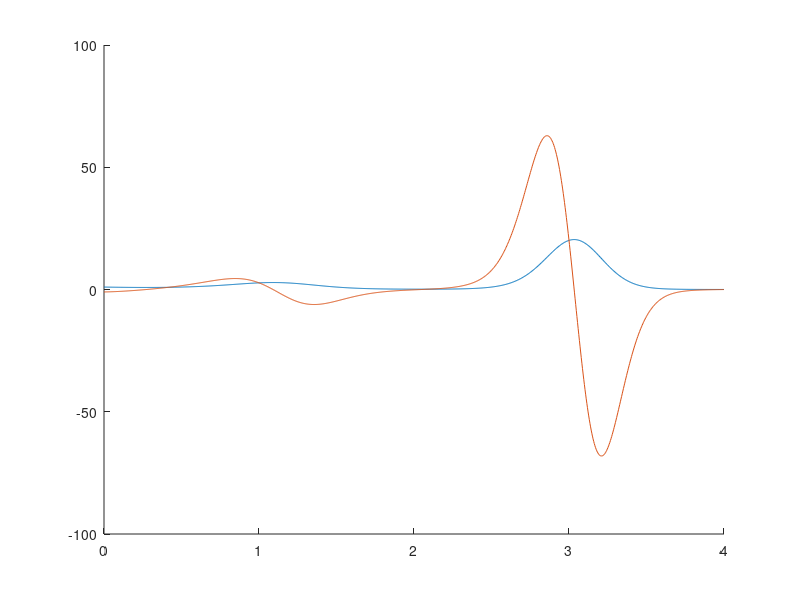

Recreate this plot in MATLAB. (Note: this script raises an error after producing the figure.)
%local_extrema
% Find local extrema of f(t) = exp((-t)*cos(pi*t))
% f'(t) = exp((-t)*cos(pi*t))*(pi*t*sin(pi*t)-cos(pi*t))
% f''(t) = exp((-t)*cos(pi*t))*(pi*t*sin(pi*t)-cos(pi*t))^2+exp((-t)*cos(pi*t))*(2*pi*sin(pi*t)+(pi^2)*t*cos(pi*t))

% choose some parameters
plotIn = [0,4];

% define function handles
% We want extrema of f
f = @(t)exp((-t).*cos(pi.*t)); 
% Use Newton to solve f'(x) = 0 to find critical points
df = @(t)exp((-t).*cos(pi.*t)) .* (pi.*t.*sin(pi.*t)-cos(pi.*t)); 
% second derivative for Newton
d2f = @(t)exp((-t).*cos(pi.*t)) .* (pi.*t.*sin(pi.*t)-cos(pi.*t)).^2 + exp((-t).*cos(pi.*t)) .* (2.*pi.*sin(pi.*t)+ (pi.^2).*t.*cos(pi.*t)); 
T = linspace(plotIn(1), plotIn(2), 1000);

% plot
close all
figure
hold on
plot(T, f(T)) % plot f
plot(T, df(T)) % plot f
% plot(T, df(T)) % plot f'
line(plotIn, [0,0], 'Color',' k') % x-axis


% find and plot some roots of f'
%initData = linspace(plotIn(1), plotIn(2), 100);
L = [];

%do newton iterates on [0,4] to find roots. L will sotre all the roots
for i = 0:0.1:4
sol = findroot(df,d2f,i); 
    L = [L,sol];
end

digits(4);
vpa(L);
unique(L);

R1 = [];
R2 = [];
R3 = [];
R4 = [];
Relse = [];

%from the graph of df, we can see that there are four roots fall into
%different intervals
for i = 1:length(L)
    if L(i)>0.1 && L(i)<0.4
        R1 = [R1,L(i)];
    elseif   L(i)>1 && L(i)<1.25
        R2 = [R2,L(i)];
    elseif   L(i)>2 && L(i)<2.25
        R3 = [R3,L(i)];
    elseif   L(i)>3 && L(i)<3.25
        R4 = [R4,L(i)];
    else
        Relse = [Relse,L(i)];
    end
end

D=[R1(1) R2(1) R3(1) R4(1)];
fprintf('The local extrema are:');
disp(D);